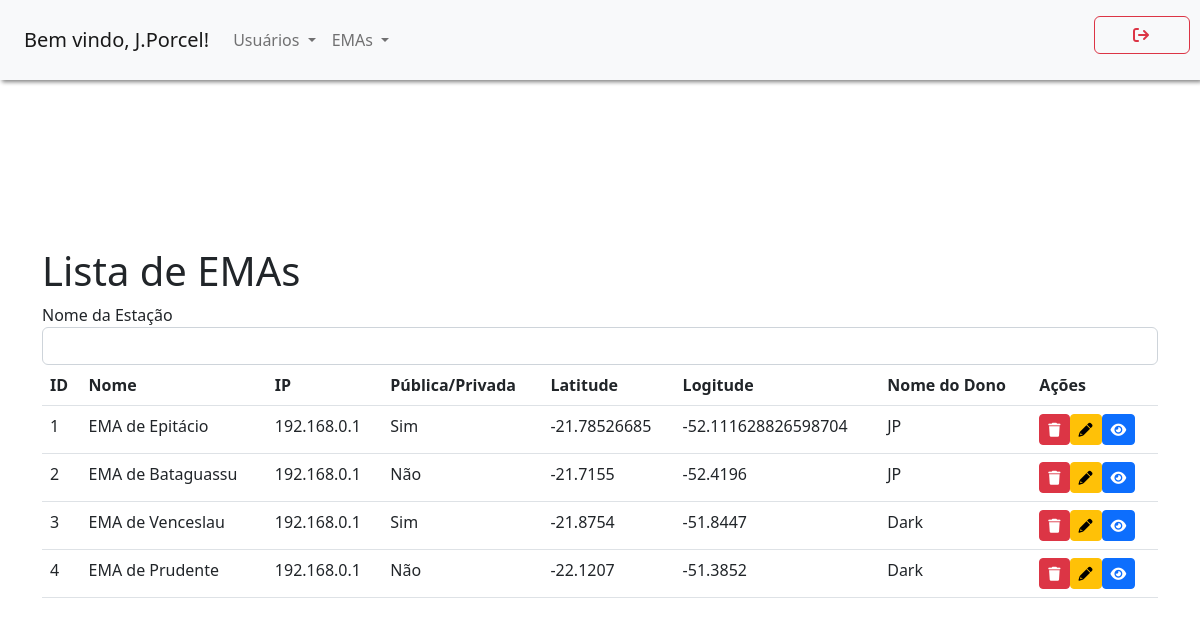
Screenshot of /Tela_Listar_EMAs.php (signed in) with the database file from the repository.
### tables this page shows
CREATE TABLE IF NOT EXISTS emas (
  idema INT NOT NULL AUTO_INCREMENT,
  nome VARCHAR(45) NOT NULL,
  ip VARCHAR(45) NOT NULL,
  publica INT NOT NULL,
  latitude VARCHAR(45) NOT NULL,
  longitude VARCHAR(45) NOT NULL,
  usuarios_idusuario INT NOT NULL,
  ativa INT NOT NULL,
  topico_kafka VARCHAR (45) NOT NULL,
   
  status_ema VARCHAR (10) NULL,
  carga_bateria FLOAT NULL, 
  uptime VARCHAR(50) NULL,
  diagnostico_nao_previsto JSON NULL,
  PRIMARY KEY (idema, usuarios_idusuario),
    FOREIGN KEY (usuarios_idusuario)
    REFERENCES usuarios (idusuario));

CREATE TABLE IF NOT EXISTS usuarios (
  idusuario INT NOT NULL AUTO_INCREMENT,
  nome_usuario VARCHAR(45) NOT NULL,
  nome_login VARCHAR(45) NOT NULL,
  email VARCHAR(45) NOT NULL,
  senha VARCHAR(100) NOT NULL,
  nivel_acesso INT NOT NULL,
  ativo INT NOT NULL,
  PRIMARY KEY (idusuario));

### controllers/controller_ema.php (the view, shortened to what this page needs)
<?php
function listarEMAs() {
    $conexao = conectarBanco();
    if ($_SERVER['REQUEST_METHOD'] === 'POST') {
        $nome = $_POST['nome'];
        $sql = "SELECT * FROM emas WHERE 1 = 1 AND ativa = 1";
        if (!empty($nome)) {
            $sql .= " AND nome LIKE '%$nome%'";
        }
        $result = $conexao->query($sql);
    } else {
        $sql = 'SELECT * FROM emas WHERE ativa = 1';
        $result = $conexao->query($sql);
    }
    if ($result->num_rows >= 0) {
        while ($row = $result->fetch_assoc()) {
            echo '<tr id="row-' . $row['idema'] . '">';
            echo '<td>' . $row['idema'] . '</td>';
            echo '<td>' . $row['nome'] . '</td>';
            echo '<td>' . $row['ip'] . '</td>';
            if ($row['publica'] == 0) {
                echo '<td>Não</td>';
            } else {
                echo'<td>Sim</td>';
            }
            echo '<td>' . $row['latitude'] . '</td>';
            echo '<td>' . $row['longitude'] . '</td>';
            $iddono = $row['usuarios_idusuario'];
            $query = "SELECT nome_usuario FROM usuarios WHERE idusuario = '$iddono'";
            $resultado = $conexao->query($query);
            if (!$resultado) {
                die("Erro na consulta: " . $conexao->error);
            }else if ($resultado) {
                $rowDono = $resultado->fetch_assoc();
                if ($rowDono) {
                    $nome_dono = $rowDono['nome_usuario'];
                    echo '<td>' . $nome_dono . '</td>';
                } else {
                    echo '<td>Não encontrado</td>';
                }
            } else {
                echo '<td>Erro na consulta</td>';
            }
            echo '<td>';
            echo '<button name="btn-excluir-ema" type="button" class="btn btn-danger btn-sm" onclick="excluirEMA(' . $row['idema'] . ')">';
            echo '<i class="fas fa-trash"></i>';
            echo '</button>';
            echo '<a href="Tela_Alterar_EMA.php?idema=' . $row['idema'] . '"><button name="btn-alterar-ema" type="button" class="btn btn-warning btn-sm" onclick="">';
            echo '<i class="fas fa-pencil"></i>';
            echo '</button>';
            echo '<a href="Tela_Visualizar_EMA.php?idema=' . $row['idema'] . '"><button name="btn-visualizar-ema" type="button" class="btn btn-primary btn-sm" onclick="">';
            echo '<i class="fas fa-eye"></i>';
            echo '</button></a>';
            echo '</td>';
            echo '</tr>';
        }
    } else {
        echo '<tr><td colspan="7">Nenhum dado encontrado.</td></tr>';
    }
}
?>

### css/style.css (style rules this page uses)
html, body { height: 100%; }
body { display: -ms-flexbox; display: -webkit-box; display: flex; -ms-flex-align: center; -ms-flex-pack: center; -webkit-box-align: center; align-items: center; -webkit-box-pack: center; justify-content: center; padding-top: 40px; padding-bottom: 40px; background-color: #f5f5f5; }

### rows the page displays
emas: idema "1", nome "EMA de Epitácio", ip "192.168.0.1", publica "Sim", latitude "-21.78526685", longitude "-52.111628826598704", usuarios_idusuario.nome_usuario "JP"
emas: idema "2", nome "EMA de Bataguassu", ip "192.168.0.1", publica "Não", latitude "-21.7155", longitude "-52.4196", usuarios_idusuario.nome_usuario "JP"
emas: idema "3", nome "EMA de Venceslau", ip "192.168.0.1", publica "Sim", latitude "-21.8754", longitude "-51.8447", usuarios_idusuario.nome_usuario "Dark"
emas: idema "4", nome "EMA de Prudente", ip "192.168.0.1", publica "Não", latitude "-22.1207", longitude "-51.3852", usuarios_idusuario.nome_usuario "Dark"

### other values shown
$_SESSION['nome_login'] "J.Porcel"
